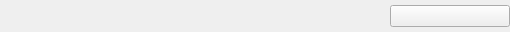
<?xml version="1.0" encoding="UTF-8"?>
<ui version="4.0">
 <class>file_item</class>
 <widget class="QWidget" name="file_item">
  <property name="geometry">
   <rect>
    <x>0</x>
    <y>0</y>
    <width>510</width>
    <height>32</height>
   </rect>
  </property>
  <property name="windowTitle">
   <string>文件行</string>
  </property>
  <property name="styleSheet">
   <string notr="true"/>
  </property>
  <layout class="QHBoxLayout" name="horizontalLayout">
   <property name="leftMargin">
    <number>0</number>
   </property>
   <property name="topMargin">
    <number>0</number>
   </property>
   <property name="rightMargin">
    <number>0</number>
   </property>
   <property name="bottomMargin">
    <number>0</number>
   </property>
   <item>
    <widget class="QLabel" name="label_file_name">
     <property name="maximumSize">
      <size>
       <width>16777215</width>
       <height>16777215</height>
      </size>
     </property>
     <property name="text">
      <string/>
     </property>
    </widget>
   </item>
   <item>
    <widget class="ComboBox" name="combo_file_type">
     <property name="sizePolicy">
      <sizepolicy hsizetype="Preferred" vsizetype="Fixed">
       <horstretch>0</horstretch>
       <verstretch>0</verstretch>
      </sizepolicy>
     </property>
     <property name="minimumSize">
      <size>
       <width>120</width>
       <height>0</height>
      </size>
     </property>
     <property name="maximumSize">
      <size>
       <width>120</width>
       <height>16777215</height>
      </size>
     </property>
     <property name="styleSheet">
      <string notr="true">ComboBox {
    border: 1px solid rgba(0, 0, 0, 0.073);
    border-radius: 5px;
    border-bottom: 1px solid rgba(0, 0, 0, 0.183);
    padding: 5px 31px 6px 11px;
    /* font: 14px 'Segoe UI', 'Microsoft YaHei', 'PingFang SC'; */
    color: black;
    background-color: rgba(255, 255, 255, 0.7);
    text-align: left;
}

ComboBox:hover {
    background-color: rgba(249, 249, 249, 0.5);
}

ComboBox:pressed {
    background-color: rgba(249, 249, 249, 0.3);
    border-bottom: 1px solid rgba(0, 0, 0, 0.073);
    color: rgba(0, 0, 0, 0.63);
}

ComboBox:disabled {
    color: rgba(0, 0, 0, 0.36);
    background: rgba(249, 249, 249, 0.3);
    border: 1px solid rgba(0, 0, 0, 0.06);
    border-bottom: 1px solid rgba(0, 0, 0, 0.06);
}
</string>
     </property>
     <property name="text">
      <string/>
     </property>
     <property name="checkable">
      <bool>false</bool>
     </property>
     <property name="flat">
      <bool>false</bool>
     </property>
    </widget>
   </item>
  </layout>
 </widget>
 <customwidgets>
  <customwidget>
   <class>ComboBox</class>
   <extends>QPushButton</extends>
   <header>qfluentwidgets</header>
  </customwidget>
 </customwidgets>
 <resources/>
 <connections/>
</ui>
